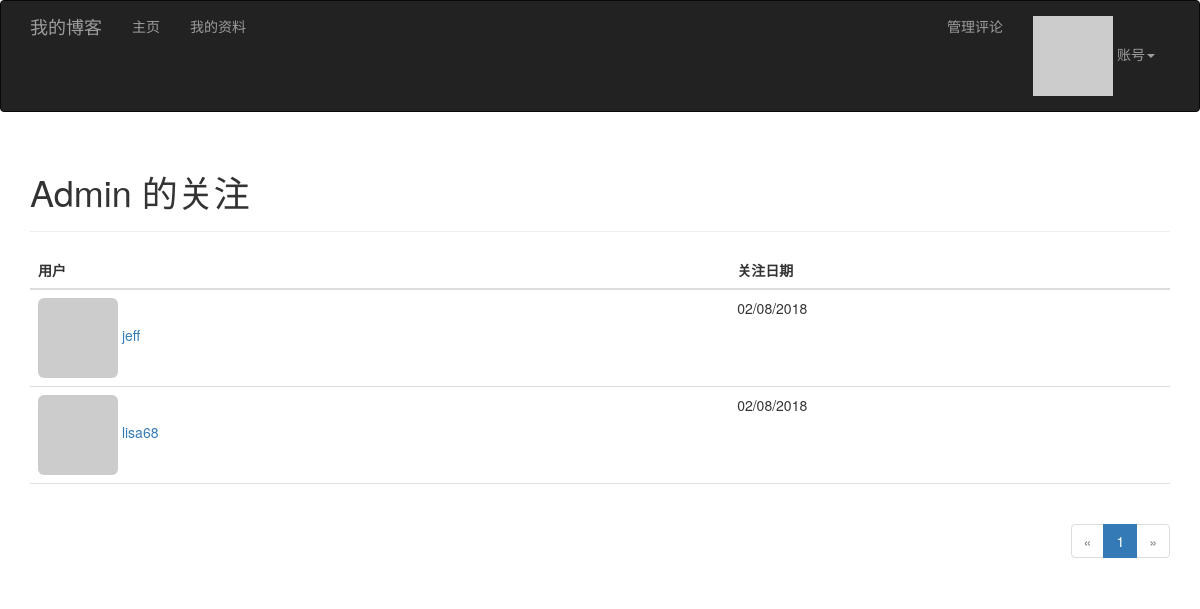
The app's page /followed_by/Admin (signed in) with its own data.
### app/models.py (models this page shows, shortened)
class User(UserMixin, db.Model):
    __tablename__ = 'users'
    id = db.Column(db.Integer, primary_key=True)
    email = db.Column(db.String(64), unique=True, index=True)
    username = db.Column(db.String(64), unique=True, index=True)
    password_hash = db.Column(db.String(128))
    role_id = db.Column(db.Integer, db.ForeignKey('roles.id'))
    confirmed = db.Column(db.Boolean, default=False)
    avatar_hash = db.Column(db.String(32))
    name = db.Column(db.String(64))
    location = db.Column(db.String(64))
    about_me = db.Column(db.Text())
    member_since = db.Column(db.DateTime(), default=datetime.utcnow)
    last_seen = db.Column(db.DateTime(), default=datetime.utcnow)
    posts = db.relationship('Post', backref='author', lazy='dynamic')
    followers = db.relationship('Follow', foreign_keys=[Follow.followed_id],
                                backref=db.backref('followed', lazy='joined'), lazy='dynamic',
                                cascade='all, delete-orphan')
    followed = db.relationship('Follow', foreign_keys=[Follow.follower_id],
                               backref=db.backref('follower', lazy='joined'), lazy='dynamic',
                               cascade='all, delete-orphan')
    comments = db.relationship('Comment', backref='author', lazy='dynamic')
    @property
    def password(self):
        """password字段只能赋值，不能读取"""
        raise AttributeError('password is not readable attribute.')
    def gravatar_hash(self):
        return hashlib.md5(self.email.lower().encode('utf-8')).hexdigest()
    def gravatar(self, size=100, default='identicon', rating='g'):
        url = 'https://secure.gravatar.com/avatar'
        hash = self.avatar_hash or self.gravatar_hash()
        return '{url}/{hash}?s={size}&d={default}&r={rating}'.format(
            url=url, hash=hash, size=size, default=default, rating=rating)
    def can(self, permissons):
        return self.role is not None and self.role.has_permission(permissons)
    def ping(self):
        self.last_seen = datetime.utcnow()
        db.session.add(self)

class Follow(db.Model):
    __tablename__ = 'follows'
    follower_id = db.Column(db.Integer, db.ForeignKey('users.id'), primary_key=True)  # 关注他人
    followed_id = db.Column(db.Integer, db.ForeignKey('users.id'), primary_key=True)  # 关注自己的人
    timestamp = db.Column(db.DateTime(), default=datetime.utcnow)

### app/main/views.py (the view)
@main.route('/followed_by/<username>')
def followed_by(username):
    us = User.query.filter_by(username=username).first()
    if us is None:
        flash('Invalid user.')
        return redirect(url_for('.index'))
    page = request.args.get('page', 1, type=int)
    pagination = us.followed.paginate(page, per_page=current_app.config['FLASKY_FOLLOWERS_PER_PAGE'], error_out=False)
    follows = [{'user': item.followed, 'timestamp': item.timestamp} for item in pagination.items]
    return render_template('followers.html', user=us, title="关注", endpoint='.followed_by',
                           pagination=pagination, follows=follows)

### app/auth/views.py (called while the page is built)
@auth.before_app_request
def before_request():
    if current_user.is_authenticated:
        current_user.ping()  # 更新已登录用户的访问时间
        if not current_user.confirmed and request.blueprint != 'auth' and request.endpoint != 'static':
            return redirect(url_for('auth.unconfirmed'))

### app/main/__init__.py (called while the page is built)
@main.app_context_processor
def inject_permissions():
    return dict(Permission=Permission)

### app/models.py (called while the page is built)
@login_manager.user_loader
def load_user(user_id):
    return User.query.get(int(user_id))

    def has_permission(self, perm):
        return self.permissions & perm == perm

### app/templates/followers.html (shortened to what this page needs)
{% extends "base.html" %}
{% import "_macros.html" as macros %}
{% block page_content %}
<div class="page-header">
    <h1>{{ user.username }} 的{{ title }}</h1>
</div>
<table class="table table-hover followers">
    <thead><tr><th>用户</th><th>关注日期</th></tr></thead>
    {% for follow in follows %}
    {% if follow.user != user %}
    <tr>
        <td>
            <a href="{{ url_for('.user', username = follow.user.username) }}">
                <img class="img-rounded" src="{{ follow.user.gravatar(size=32) }}">
                {{ follow.user.username }}
            </a>
        </td>
        <td>{{ moment(follow.timestamp).format('L') }}</td>
    </tr>
    {% endif %}
    {% endfor %}
</table>
<div class="pagination">
    {{ macros.pagination_widget(pagination, endpoint, username=user.username) }}
</div>
{% endblock %}

### app/static/styles.css (style rules this page uses)
div.pagination { width: 100%; text-align: right; padding: 0px; margin: 0px; }
.table.followers tr { border-bottom: 1px solid #e0e0e0; }

### records on screen
User: username "Admin"
User: user.username "jeff"
Follow: timestamp "02/08/2018"
User: user.username "lisa68"
Follow: timestamp "02/08/2018"

### other values on screen
{{ title }} "关注"
{{ p }} "1"
